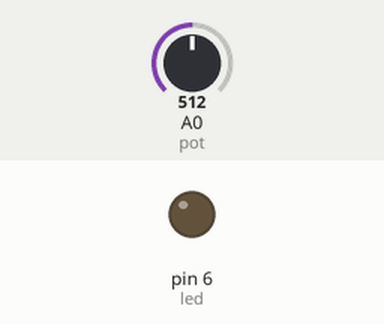
Bench run of a sketch on a simulated Arduino Uno, built with avr-gcc and run on an emulated ATmega328P. On the bench: output pins drawn as LEDs (lit = HIGH). Dashed ring = blinking. The inputs (shaded band) are chosen by the test bench; at power-on: A0 (pot) = 512.

Above: at 1.2 s.
1.3 s: A0 (pot) set to 782
2.8 s: A0 (pot) set to 811
At 3.04 s:
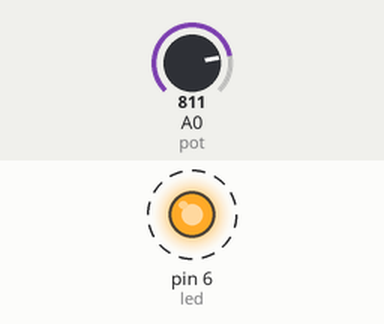
5.8 s: A0 (pot) set to 790
At 5.8 s:
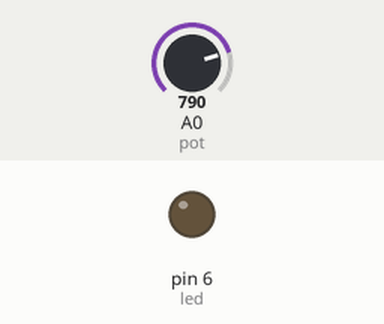
7.3 s: A0 (pot) set to 810
At 7.54 s:
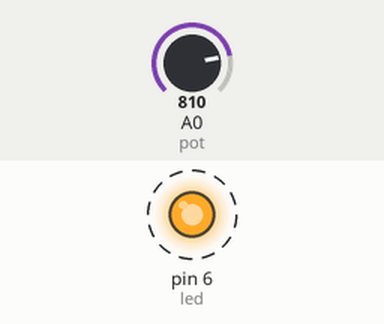
Timing chart, 0 to 11.3 s (numbered marks = the images above; inputs shaded):
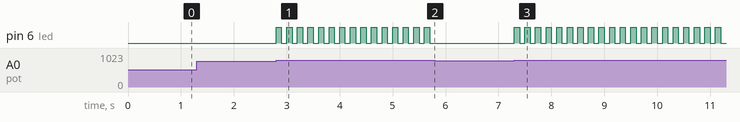

Measured:
- the behaviour switches between 800 and 801 on A0 (pot) (found by bisection; images 0 and 1)
- after the input at 1.3 s, every drawn part: stays the same
- after the input at 2.8 s, pin 6 (led): alternates HIGH for 0.10 s and LOW for 0.10 s, starting at once
- after the input at 5.8 s, pin 6 (led): stops changing and stays LOW
- after the input at 7.3 s, pin 6 (led): alternates HIGH for 0.10 s and LOW for 0.10 s, starting at once

The sketch:

Alarmeporcondicaocritica.ino
```cpp
const int pot = A0;
const int led = 6;

unsigned long tempo = 0;
bool estado = false;

void setup() {
  pinMode(led, OUTPUT);
}

void loop() {
  int valor = analogRead(pot);

  if (valor > 800) {
    if (millis() - tempo >= 100) {
      tempo = millis();
      estado = !estado;
      digitalWrite(led, estado);
    }
  } else {
    digitalWrite(led, LOW);
  }
}
```
